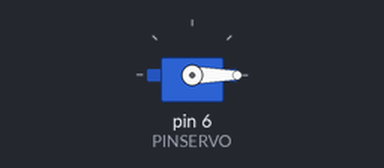
Bench run of a sketch on a simulated Arduino Uno, built with avr-gcc and run on an emulated ATmega328P. Shown: servo.

Above: at 0.05 s.
Timing chart, 0 to 4.6 s (numbered marks = the images above):
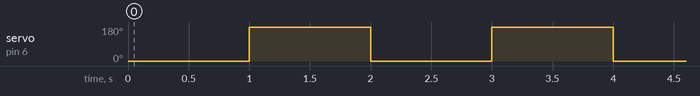

The sketch:

servo-motor.ino
```cpp
#include <Servo.h>

Servo servo1;

int PINSERVO = 6;
int PULSOMIN = 1000;
int PULSOMAX = 2000;

void setup() {
  servo1.attach(PINSERVO, PULSOMIN, PULSOMAX);
}

void loop() {
  servo1.write(0);
  delay(1000);
  servo1.write(180);
  delay(1000);
}
```

Measured:
- by itself, servo on pin 6 (PINSERVO): alternates 180° for 1.0 s and 0° for 1.0 s
